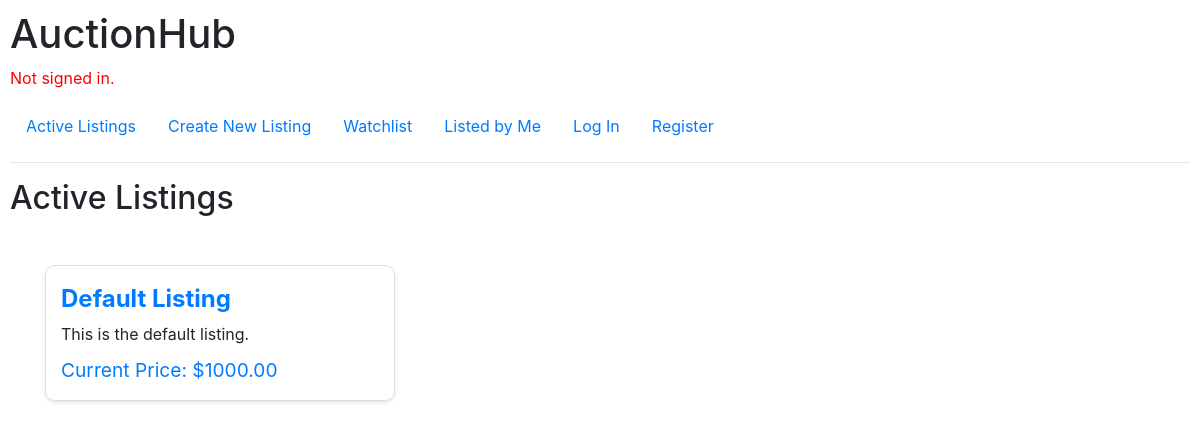
The page / on the database its author committed.
### auctions/models.py (models this page shows, shortened)
class Listing(models.Model):
    seller = models.ForeignKey(User, on_delete=models.CASCADE, related_name="sellers")
    title = models.CharField(max_length=200)
    description = models.TextField()
    startBid = models.DecimalField(default=0, max_digits=10, decimal_places=2)
    finished = models.BooleanField(default=False)

class Bid(models.Model):
    bidder = models.ForeignKey(User, on_delete=models.CASCADE, related_name="bidders")
    belonging = models.ForeignKey(Listing, on_delete=models.CASCADE, related_name="bids")
    curBid = models.DecimalField(default=0, max_digits=10, decimal_places=2)

### auctions/views.py (the view)
# urls.py: path("", views.index, name="index"),
def index(request):
    return render(request, "auctions/index.html", {
        "listings": Listing.objects.all(),
    })

### auctions/templatetags/custom_tags.py (called while the page is built)
@register.simple_tag
def get_bids_filter(listing):
    return Bid.objects.filter(belonging=listing)

@register.simple_tag
def get_bids_highest(listing):
    highest = get_bids_filter(listing).last()
    return highest.curBid if highest else None

### auctions/templates/auctions/index.html
{% extends "auctions/layout.html" %}
{% load custom_filters %}
{% load custom_tags %}
{% get_bids_all as bids_all %}
{% block body %}
    {% if watchfor %}
        <h2><strong>{{ watchfor }}</strong>'s Watchlist</h2>
    {% elif createdby %}
        <h2>Listed by <strong>{{ createdby }}</strong></h2>
    {%else %}
        <h2>Active Listings</h2>
    {% endif %}
    <div class="container mt-5">
        <div class="row">
            {% for listing in listings %}
                {% if not listing.finished %}
                    <div class="col-md-4">
                        <div class="commodity-box">
                            <div class="commodity-details">
                                <div class="commodity-title">
                                    <a href="{% url 'display' listing.id %}">{{ listing.title }}</a>
                                </div>
                                <div class="commodity-description">{{ listing.description }}</div>
                                {% get_bids_filter listing as bids_all_for_one %}
                                {% if bids_all_for_one %}
                                    {% get_bids_highest listing as bids_highest %}
                                    <div class="commodity-price">Current Price: ${{ bids_highest }}</div>
                                {% else %}
                                    <div class="commodity-price">Current Price: ${{ listing.startBid }}</div>
                                {% endif %}
                            </div>
                        </div>
                    </div>
                {% endif %}
            {% empty %}
                <h1>No listings.</h1>
            {% endfor %}
        </div>
    </div>
{% endblock %}

### auctions/static/auctions/styles.css (style rules this page uses)
body { padding: 10px; }
.commodity-box { border: 1px solid #ddd; padding: 15px; margin-bottom: 20px; border-radius: 5px; box-shadow: 0 2px 4px rgba(0, 0, 0, 0.1); }
.commodity-title { font-size: 1.5rem; font-weight: bold; }
.commodity-description { font-size: 1rem; margin-bottom: 10px; }
.commodity-price { font-size: 1.2rem; color: #007bff; }

### auctions/templates/auctions/layout.html (style rules this page uses)
body { padding: 10px; }
.commodity-box { display: flex; border: 1px solid #ddd; padding: 15px; margin-bottom: 50px; border-radius: 10px; box-shadow: 0 2px 4px rgba(0, 0, 0, 0.1); width: 100%; max-width: 100%; }
.commodity-title { font-size: 1.5rem; font-weight: bold; margin-bottom: 5px; }
.commodity-description { font-size: 1rem; margin-bottom: 10px; }
.commodity-details { flex: 1; }
.commodity-price { font-size: 1.2rem; color: #007bff; }

### rows shown on the page
Listing: title "Default Listing", description "This is the default listing."
Bid: curBid "1000.00"
